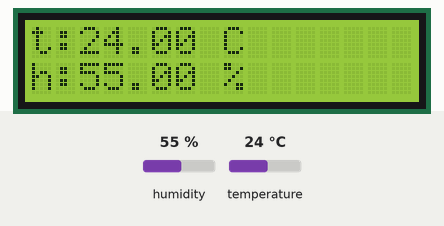
Recording of a sketch running on a simulated Arduino Uno, built with avr-gcc and run on an emulated ATmega328P. Shown: 16×2 character LCD. The inputs (shaded band) are chosen by the test bench; at power-on: humidity 55 %, temperature 24 °C. What the sketch prints to the serial monitor is not drawn.

Above: at 1.2 s.
1.3 s: humidity set to 22 %
At 3.0 s:
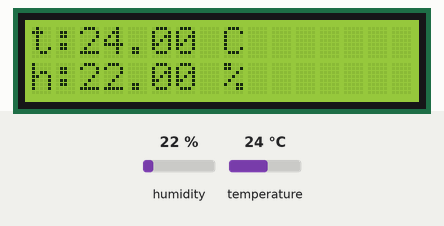
4.0 s: temperature set to 12 °C
At 5.2 s:
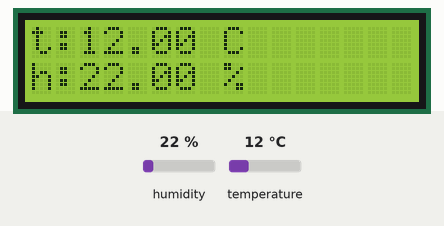
6.7 s: humidity set to 40 %
At 8.5 s:
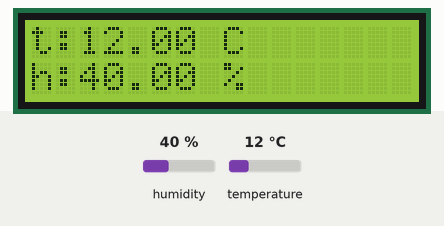
9.6 s: temperature set to 19 °C
At 10.6 s:
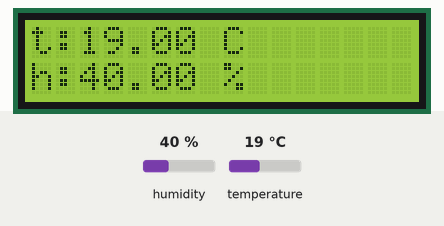
Timing chart, 0 to 12.6 s (numbered marks = the images above; inputs shaded):
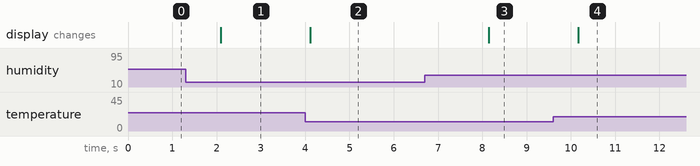

Measured:
- after the input at 1.3 s, the display: changes after 0.79 s (image 1)
- after the input at 4.0 s, the display: changes after 0.11 s (image 2)
- after the input at 6.7 s, the display: changes after 1.4 s (image 3)
- after the input at 9.6 s, the display: changes after 0.57 s (image 4)

The sketch:

dhtLCD.ino
```cpp
#include <LiquidCrystal.h>
LiquidCrystal lcd(13,12,11,10,9,8);
#include "DHT.h"
#define DHTPIN 2
#define DHTTYPE DHT22
DHT dht(DHTPIN, DHTTYPE);

void setup() {
  // put your setup code here, to run once:
  Serial.begin(9600);
  dht.begin();
  Serial.println("DHT start");
  lcd.begin(16,2);
}

void loop() {
  // put your main code here, to run repeatedly:
  float t = dht.readTemperature();
  float h = dht.readHumidity();
  // Read temperature as Fahrenheit (isFahrenheit = true)
  //float f = dht.readTemperature(true);

  if ( isnan(t) || isnan(h)){
    Serial.println("something went wrong, can't read the sensor");
    } else {
      Serial.print("Temperature is: ");
      Serial.print(t);
      Serial.print("°C");
      Serial.print("\t");
      Serial.print("Humidity is: ");
      Serial.print(h);
      Serial.println("%");

      lcd.clear();
      lcd.setCursor(0,0);
      lcd.print("t:");
      lcd.print(t);
      lcd.setCursor(8,0);
      lcd.print("C");
      lcd.setCursor(0,1);
      lcd.print("h:");
      lcd.print(h);
      lcd.setCursor(8,1);
      lcd.print("%");


      delay(1000);
}}
```
